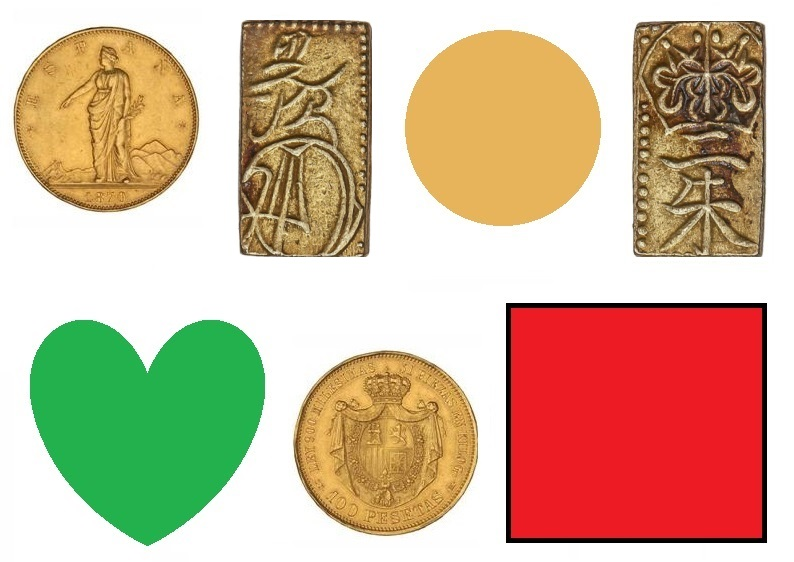
%> input picture BLOQUE1/im12.jpg, 794 x 562 px
$ octave practica_5.m   (GNU Octave 9; MATLAB toolbox functions it lacks are replaced by stand-ins)
%> lines starting %> are read from the running program, lines starting %| are printed output that depends on the picture; in (x1, y1, x2, y2) boxes, pixels count from 0 and x2, y2 are one past the last pixel; in counts of white or black regions, pixels touching at a corner belong together; the program's own positions count from 1
% =========================================================================
% Práctica 5: Reconocimiento y clasificación
% =========================================================================
clear; close all; clc;

%%%%%%%%%%%%%%%%%%%%%%%%%%%%%%%%%%%%%%%%%
% Seleccionar la imagen en color im12.jpg
%%%%%%%%%%%%%%%%%%%%%%%%%%%%%%%%%%%%%%%%%
I = imread('im12.jpg');
%> I is the input picture: size 562x794x3 uint8; mean R, G, B 207.3, 179.4, 150.9
% Pasamos a escala de grises para poder binarizar
%I_gray = rgb2gray(I);
I_gray = I(:,:,3); % Usamos el canal azul para contrastar el objeto amarillo
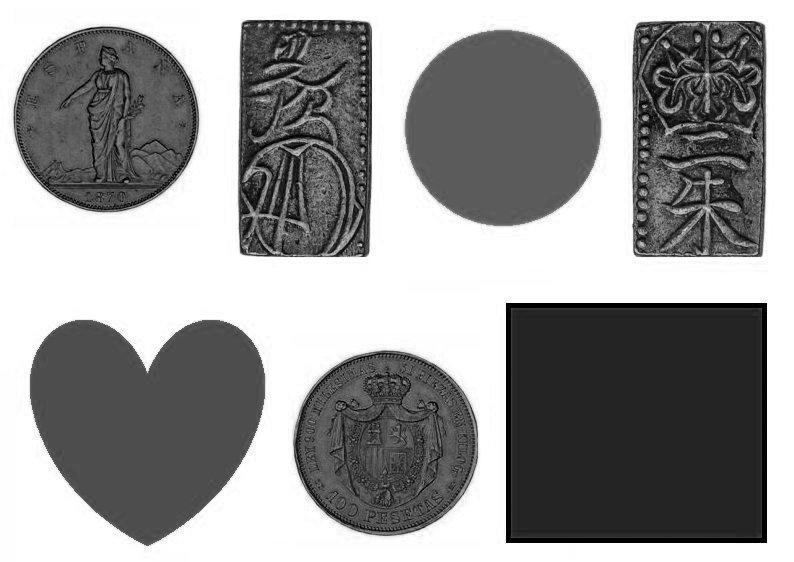
%> I_gray: size 562x794 uint8; min 0, max 255, mean 150.9

%%%%%%%%%%%%%%%%%%%%%%%%%%%%%%%%%%%%%%%%%%%%%%%%%%%%%%%%%%%%%%%%%%
% Realizar un proceso de segmentación para la detección de objetos
%%%%%%%%%%%%%%%%%%%%%%%%%%%%%%%%%%%%%%%%%%%%%%%%%%%%%%%%%%%%%%%%%%
umbral = graythresh(I_gray);
%> umbral = 0.627
% Invertimos la máscara asumiendo objetos más oscuros que el fondo
BW = not(imbinarize(I_gray, umbral));
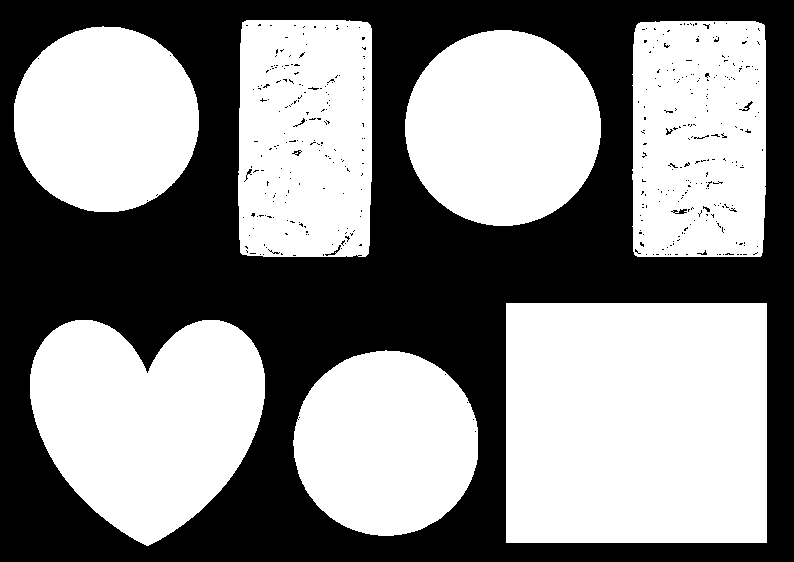
%> BW: size 562x794 logical; 55.1% white; 404 black regions (394 under 20 px), largest, box (x1, y1, x2, y2) and area: (0, 0, 794, 562) 198839, (671, 209, 687, 214) 46, (739, 101, 753, 111) 38
BW_rellena = imfill(BW, 'holes');
%> BW_rellena: size 562x794 logical; 55.4% white; 1 black region
BW_limpia = bwareaopen(BW_rellena, 100); % Limpiamos ruido pequeño


%%%%%%%%%%%%%%%%%%%%%%%%%%%%%%%%%%%%%%%%%%%%%%%%%%%%%%%%%%%%%%%%%%%%
% Visualizar los objetos detectados con su rectángulo de área mínima
% y etiquetarlos utilizando la función text
%%%%%%%%%%%%%%%%%%%%%%%%%%%%%%%%%%%%%%%%%%%%%%%%%%%%%%%%%%%%%%%%%%%%
[L, num_objetos] = bwlabel(BW_limpia);
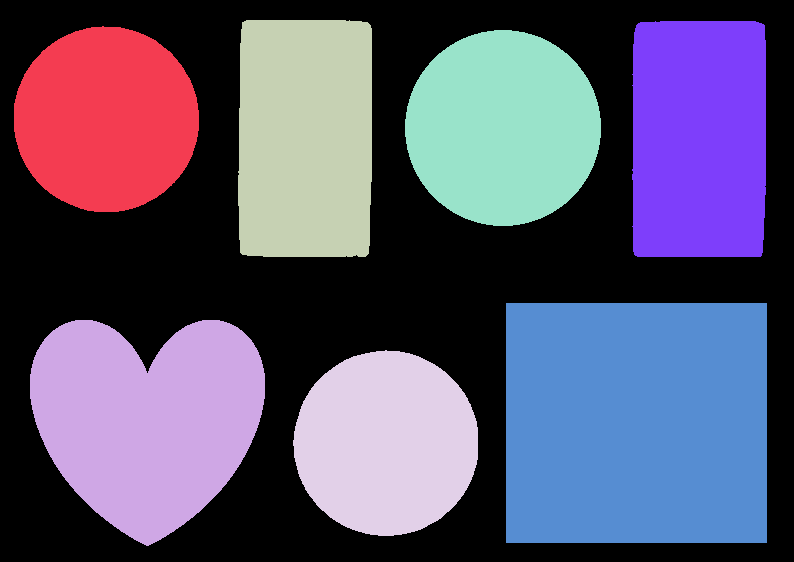
%> L: size 562x794 double; 8 distinct labels, from 0 to 7; one colour per label, 0 black
%> num_objetos = 7
rprop = regionprops(L, 'BoundingBox', 'Centroid');
%> rprop = 7 regions; box (x1, y1, x2, y2) and Centroid: (14, 26, 199, 212) [106.8 119.8], (30, 320, 265, 546) [148 419.9], (238, 20, 372, 257) [305.9 139], (293, 350, 478, 536) [386.7 443.9], (405, 30, 601, 226) [503.5 128.5], (506, 303, 767, 543) [637 423.5], (632, 21, 766, 257) [699.8 139.5]
figure('Name', 'Detección y Etiquetado');
imshow(I);
title('Objetos detectados');

for i = 1:num_objetos
    caja = rprop(i).BoundingBox;
    rectangle('Position', caja, 'EdgeColor', 'g', 'LineWidth', 2);

    centro = rprop(i).Centroid;
    text(centro(1), centro(2), num2str(i), 'Color', 'w', 'FontSize', 12, ...
        'FontWeight', 'bold');
end
%> this loop made 7 passes
%> (caja, centro) on passes 1 to 7: ([14.5 26.5 185 186], [106.8 119.8]), ([30.5 320.5 235 226], [148 419.9]), ([238.5 20.5 134 237], [305.9 139]), ([293.5 350.5 185 186], [386.7 443.9]), ([405.5 30.5 196 196], [503.5 128.5]), ([506.5 303.5 261 240], [637 423.5]), ([632.5 21.5 134 236], [699.8 139.5])
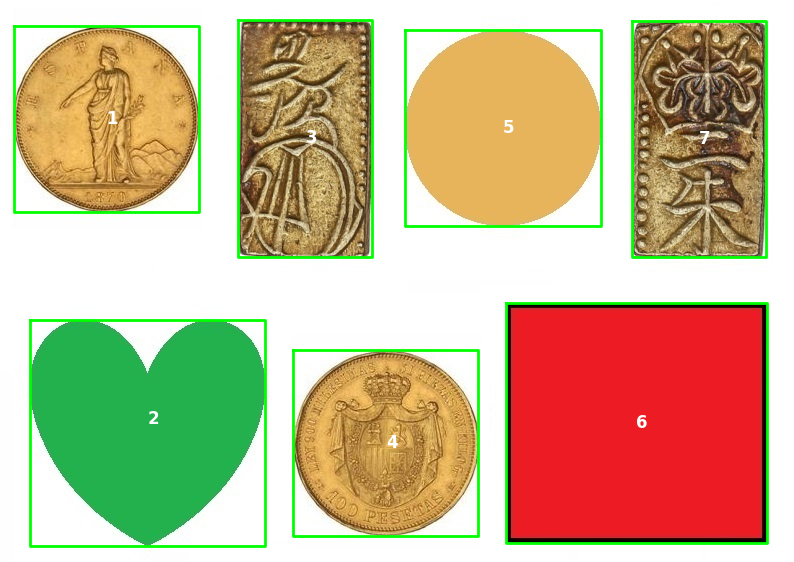
%> figure redrawn from the program's plot data; its title reads 'Objetos detectados'

%%%%%%%%%%%%%%%%%%%%%%%%%%%%%%%%%%%%%%%%%%%%%%%%%%%%%%%%%%%%%%%%%%%%%%%%%%%
% Calcular el factor de forma y la textura para cada objeto detectado
%%%%%%%%%%%%%%%%%%%%%%%%%%%%%%%%%%%%%%%%%%%%%%%%%%%%%%%%%%%%%%%%%%%%%%%%%%%
rprop_geo = regionprops(L, 'Area', 'Perimeter');
%> rprop_geo = 7 regions; Area and Perimeter: 62640 977.7, 38233 779.6, 31180 709.6, 31157 709.1, 30148 612.6, 27085 581.4, 26951 580.3

% Usamos la conversión estándar a grises para analizar la textura real
I_textura = rgb2gray(I);
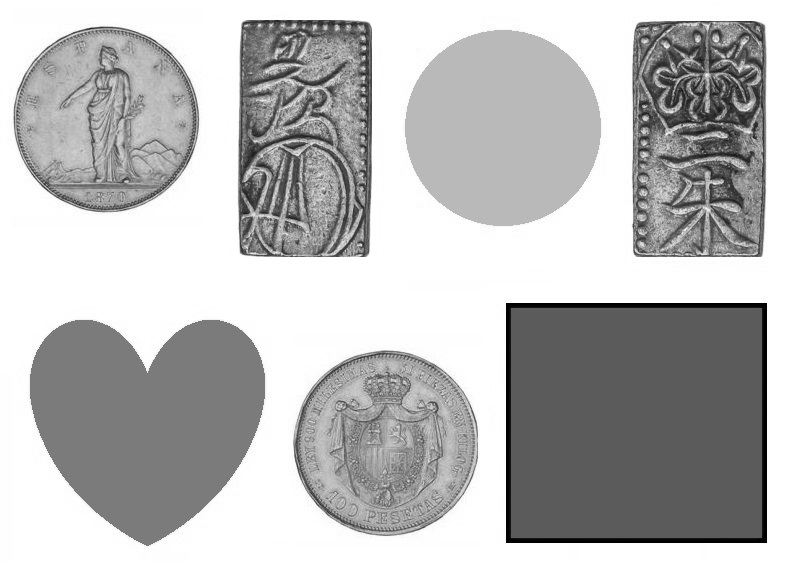
%> I_textura: size 562x794 uint8; min 0, max 255, mean 184.5
rprop_tex = regionprops(L, I_textura, 'PixelValues');
%> rprop_tex = 7 items

% Inicializamos vectores para guardar los resultados
factor_forma = zeros(1, num_objetos);
textura = zeros(1, num_objetos);

for i = 1:num_objetos
    % F = (4 * pi * Area) / Perimetro^2
    area = rprop_geo(i).Area;
    perimetro = rprop_geo(i).Perimeter;
    factor_forma(i) = (4 * pi * area) / (perimetro^2);

    % Cálculo de la Entropía
    valores = rprop_tex(i).PixelValues;
    textura(i) = entropy(valores);
end
%> this loop made 7 passes
%> (area, perimetro) on passes 1 to 7: (27085, 581.4), (38233, 779.6), (31180, 709.6), (26951, 580.3), (30148, 612.6), (62640, 977.7), (31157, 709.1)
%> after the loop, factor_forma = [1.01 0.79 0.778 1.01 1.01 0.824 0.779]; textura = [6.63 0.658 7.4 6.74 0.569 0.768 7.44]

%%%%%%%%%%%%%%%%%%%%%%%%%%%%%%%%%%%%%%%%%%%%%%%%%%%%%%%%%%%%%%%%%%%%%%%%%%%
% Representar gráficamente los resultados de los descriptores
%%%%%%%%%%%%%%%%%%%%%%%%%%%%%%%%%%%%%%%%%%%%%%%%%%%%%%%%%%%%%%%%%%%%%%%%%%%
figure('Name', 'Descriptores Individuales');
subplot(1,2,1);
stem(factor_forma);
title('Factor de Forma');
xlabel('Número de objeto');

subplot(1,2,2);
stem(textura);
title('Textura (Entropía)');
xlabel('Número de objeto');

figure('Name', 'Clasificación Bidimensional');
plot(factor_forma, textura, 'o');
title('Factor de Forma vs Textura');
xlabel('Factor de Forma');
ylabel('Textura (Entropía)');

% Etiquetar los puntos en la gráfica para saber a qué objeto corresponden
for i = 1:num_objetos
    text(factor_forma(i), textura(i), num2str(i));
end
%> this loop made 7 passes
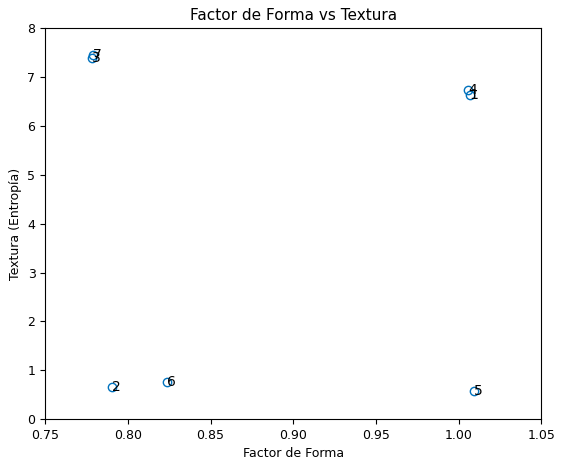
%> figure redrawn from the program's plot data

%%%%%%%%%%%%%%%%%%%%%%%%%%%%%%%%%%%%%%%%%%%%%%%%%%%%%%%%%%%%%%%%%%%%%%%%%%%
% Señalar los elementos circulares que sean falsos
%%%%%%%%%%%%%%%%%%%%%%%%%%%%%%%%%%%%%%%%%%%%%%%%%%%%%%%%%%%%%%%%%%%%%%%%%%%
figure('Name', 'Detección de Falsificaciones');
imshow(I);
title('Elemento circular falso');

for i = 1:num_objetos
    % Condición: Forma circular (F > 0.9) y textura lisa (Entropía baja)
    if factor_forma(i) > 0.9 && textura(i) < 4
        % Reutilizamos la variable rprop del bloque de etiquetado
        caja = rprop(i).BoundingBox;
        rectangle('Position', caja, 'EdgeColor', 'r', 'LineWidth', 3);
    end
end
%> this loop made 7 passes
%> caja on pass 5: [405.5 30.5 196 196]
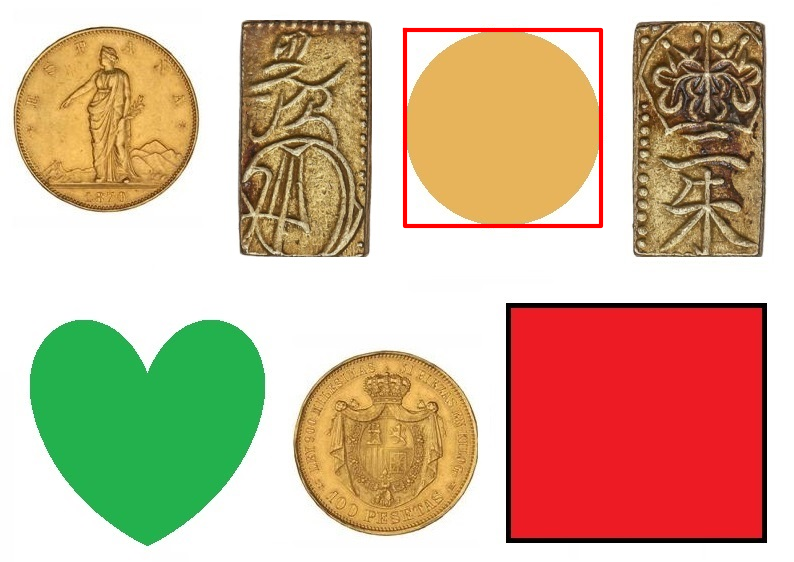
%> figure redrawn from the program's plot data; its title reads 'Elemento circular falso'

$ run again, with BLOQUE1/im00.jpg copied over BLOQUE1/im12.jpg
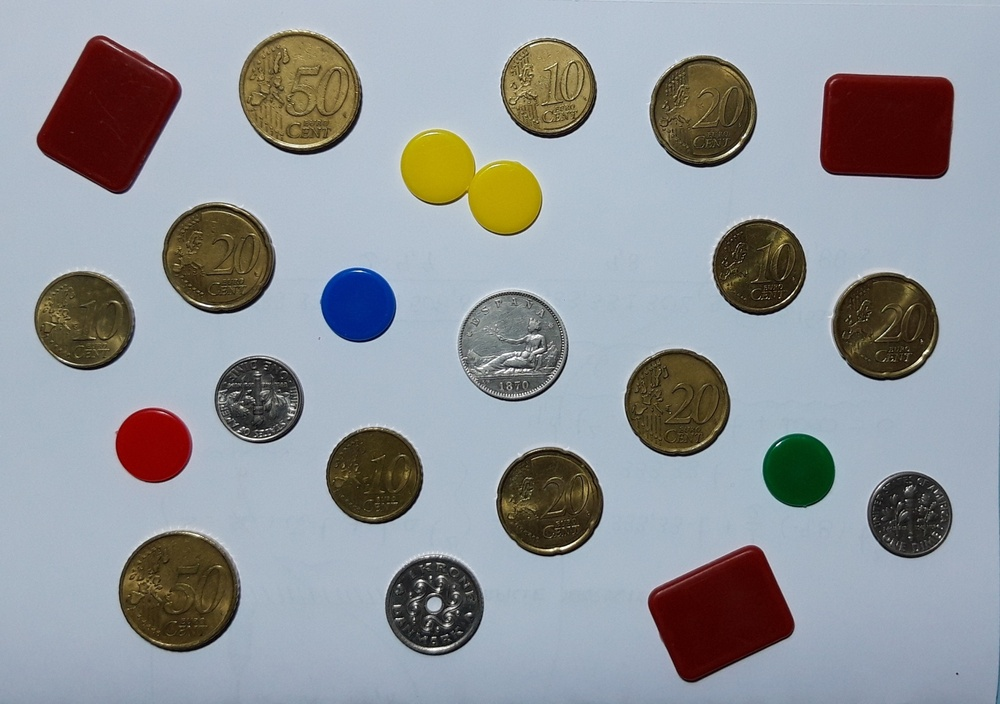
%> input picture BLOQUE1/im00.jpg, 1000 x 704 px, shrunk from 1990 x 1400 before the run
%> I is the input picture: size 704x1000x3 uint8; mean R, G, B 146.1, 150.2, 154.6
%> umbral = 0.447
%> BW: size 704x1000 logical; 25.2% white; 174 white regions (146 under 20 px), largest, box (x1, y1, x2, y2) and area: (37, 36, 181, 194) 14068, (820, 74, 954, 179) 13052, (648, 545, 795, 683) 12857
%> BW_rellena: size 704x1000 logical; 25.8% white; 173 white regions (145 under 20 px), largest, box (x1, y1, x2, y2) and area: (37, 36, 181, 194) 14123, (820, 74, 954, 179) 13054, (648, 545, 795, 683) 12858
%> BW_limpia: size 704x1000 logical; 25.7% white; 24 white regions
%> L: size 704x1000 double; 25 distinct labels, from 0 to 24
%> num_objetos = 24
%> rprop = 24 regions; largest, box (x1, y1, x2, y2) and Centroid: (37, 36, 181, 194) [109.9 115.7], (648, 545, 795, 683) [721.5 614.3], (239, 30, 362, 155) [301.2 93.5], (401, 130, 542, 236) [471.9 183.3], (119, 531, 241, 653) [180.1 592.4]
%> the loop `for i = 1:num_objetos` made 24 passes
%> (caja, centro) on passes 1 to 8: ([34.5 271.5 101 99], [85.07 321.5]), ([37.5 36.5 144 158], [109.9 115.7]), ([116.5 408.5 76 75], [154.4 446]), ([119.5 531.5 122 122], [180.1 592.4]), ([162.5 202.5 113 112], [219.2 259.2]), ([215.5 356.5 89 88], [259.7 400.8]), ([239.5 30.5 123 125], [301.2 93.53]), ([323.5 304.5 73 38], [365.4 332.8])
%> rprop_geo = 24 regions; largest, Area and Perimeter: 14123 446.2, 13054 430.1, 12858 428.2, 11934 405.7, 11478 429.4
%> rprop_tex = 24 items
%> the loop `for i = 1:num_objetos` made 24 passes
%> (area, perimetro) on passes 1 to 8: (7722, 326.4), (14123, 446.2), (4512, 235.9), (11478, 429.4), (9764, 385.8), (6037, 298.7), (11934, 405.7), (295, 223.7)
%> after the loop `for i = 1:num_objetos`: factor_forma = 24 values, max 1.02 at index 24, min 0.0268 at index 13, mean 0.771; textura = 24 values, max 7.1 at index 16, min 3.9 at index 3, mean 5.87
%> the loop `for i = 1:num_objetos` made 24 passes
%> after the loop `for i = 1:num_objetos`:
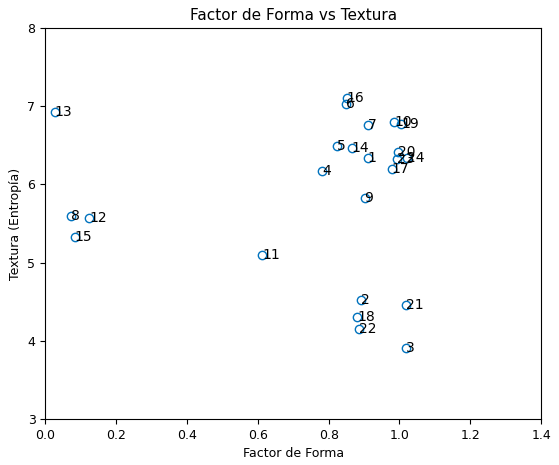
%> figure redrawn from the program's plot data
%> the loop `for i = 1:num_objetos` made 24 passes
%> caja on pass 3: [116.5 408.5 76 75]
%> after the loop `for i = 1:num_objetos`:
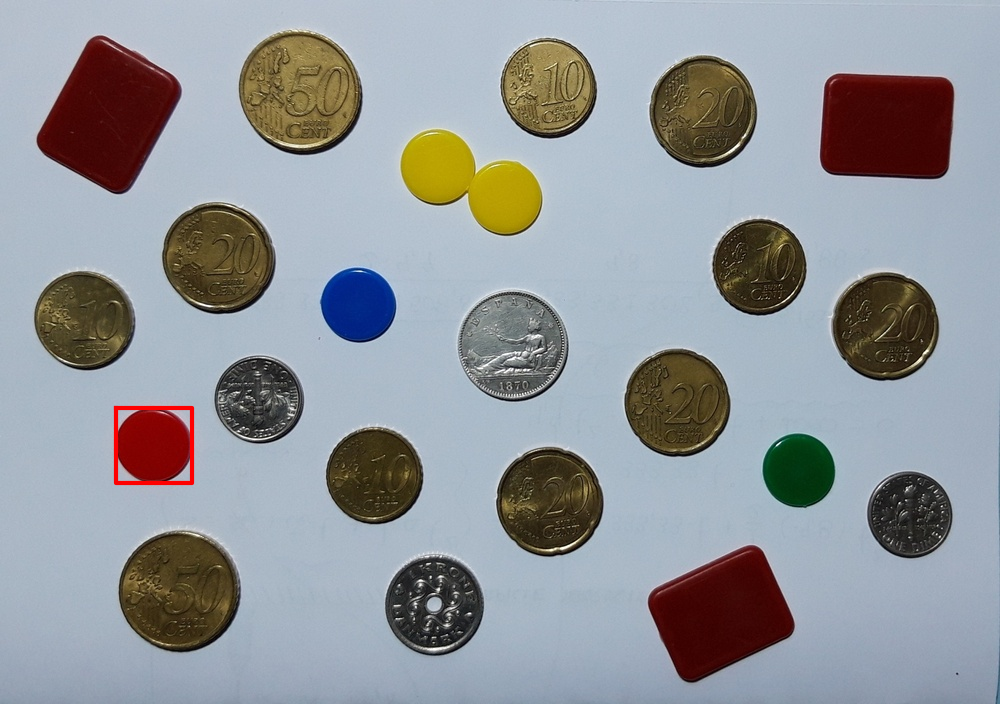
%> figure redrawn from the program's plot data; its title reads 'Elemento circular falso'

$ run again, with BLOQUE1/im01.jpg copied over BLOQUE1/im12.jpg
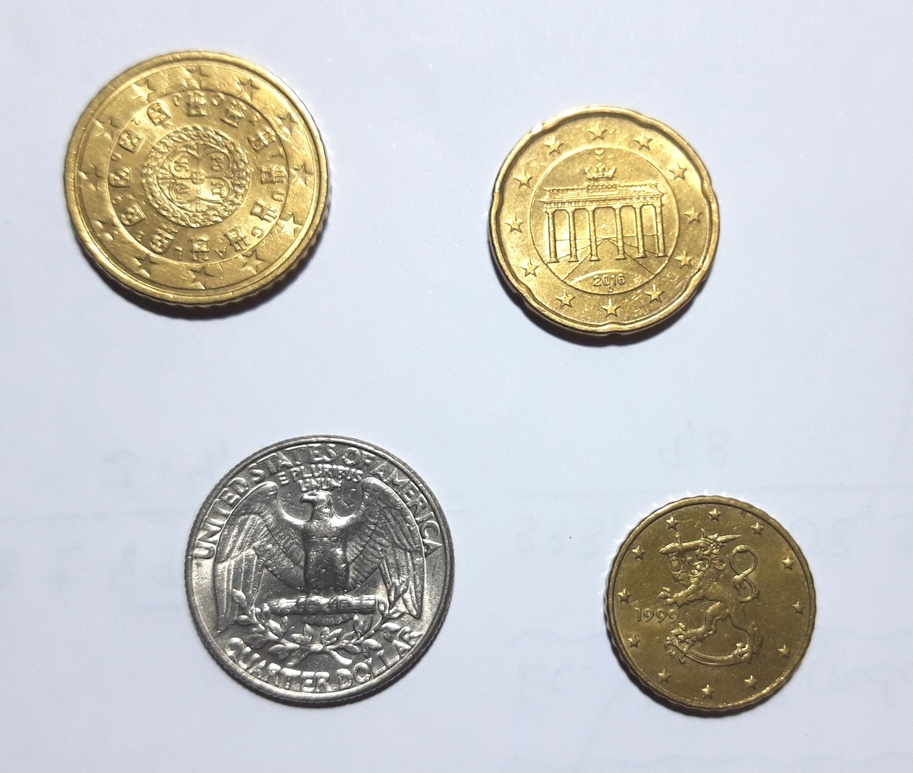
%> input picture BLOQUE1/im01.jpg, 913 x 773 px, shrunk from 1700 x 1440 before the run
%> I is the input picture: size 773x913x3 uint8; mean R, G, B 201.2, 201.6, 199.8
%> umbral = 0.643
%> BW: size 773x913 logical; 24.6% white; 55 white regions (49 under 20 px), largest, box (x1, y1, x2, y2) and area: (62, 51, 331, 321) 51360, (184, 435, 455, 710) 47660, (487, 109, 720, 348) 37328, (604, 495, 817, 719) 37000, (204, 51, 239, 59) 47, (308, 492, 317, 496) 25
%> BW_rellena: size 773x913 logical; 27.8% white; 12 white regions (7 under 20 px), largest, box (x1, y1, x2, y2) and area: (184, 435, 455, 710) 58543, (62, 51, 331, 321) 56448, (487, 109, 720, 348) 43691, (604, 495, 817, 719) 37374, (204, 51, 239, 59) 47
%> BW_limpia: size 773x913 logical; 27.8% white; 4 white regions
%> `[L, num_objetos] = bwlabel(BW_limpia);`:
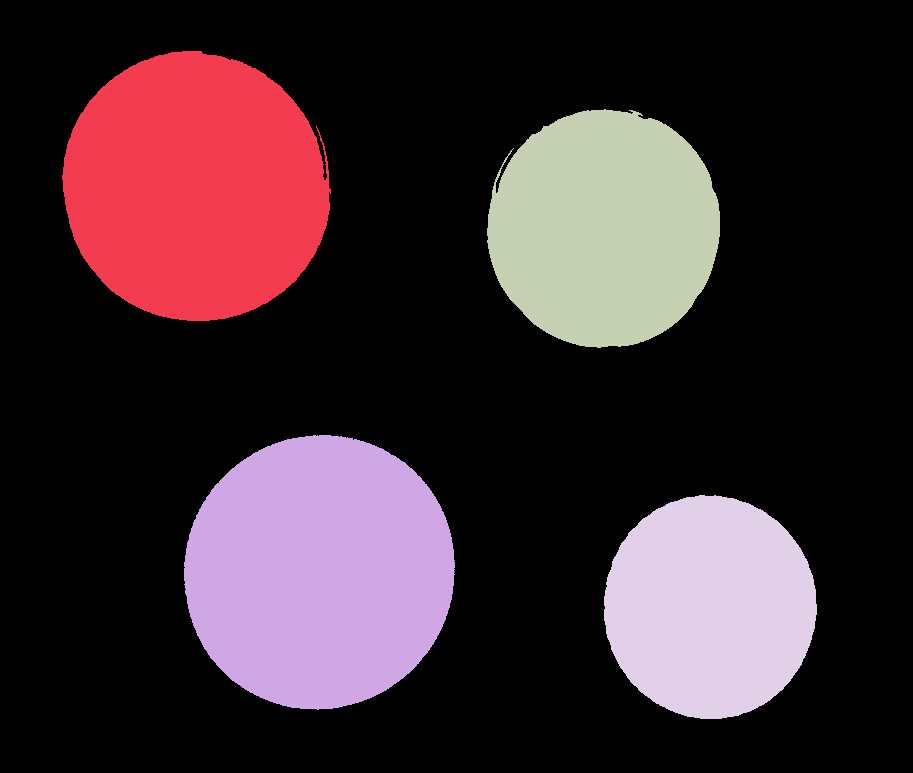
%> L: size 773x913 double; 5 distinct labels, from 0 to 4; one colour per label, 0 black
%> num_objetos = 4
%> rprop = 4 regions; box (x1, y1, x2, y2) and Centroid: (62, 51, 331, 321) [196.1 187.6], (184, 435, 455, 710) [319.9 572.6], (487, 109, 720, 348) [604.7 228.9], (604, 495, 817, 719) [710.5 607.7]
%> the loop `for i = 1:num_objetos` made 4 passes
%> (caja, centro) on passes 1 to 4: ([62.5 51.5 269 270], [196.1 187.6]), ([184.5 435.5 271 275], [319.9 572.6]), ([487.5 109.5 233 239], [604.7 228.9]), ([604.5 495.5 213 224], [710.5 607.7])
%> rprop_geo = 4 regions; Area and Perimeter: 58543 868.4, 56448 963.9, 43691 863.4, 37374 687
%> rprop_tex = 4 items
%> the loop `for i = 1:num_objetos` made 4 passes
%> (area, perimetro) on passes 1 to 4: (56448, 963.9), (58543, 868.4), (43691, 863.4), (37374, 687)
%> after the loop `for i = 1:num_objetos`: factor_forma = [0.763 0.976 0.736 0.995]; textura = [7.5 7.43 7.47 6.51]
%> the loop `for i = 1:num_objetos` made 4 passes
%> after the loop `for i = 1:num_objetos`:
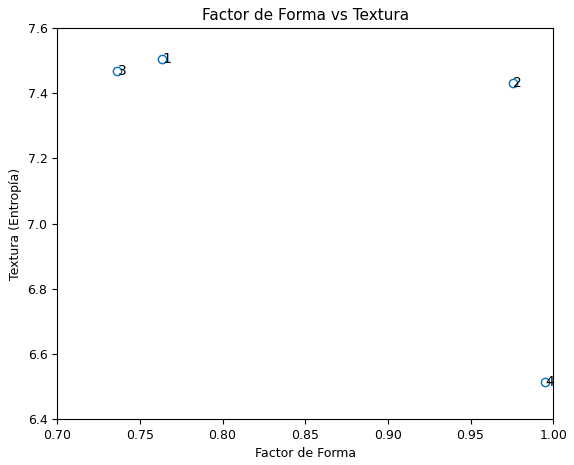
%> figure redrawn from the program's plot data
